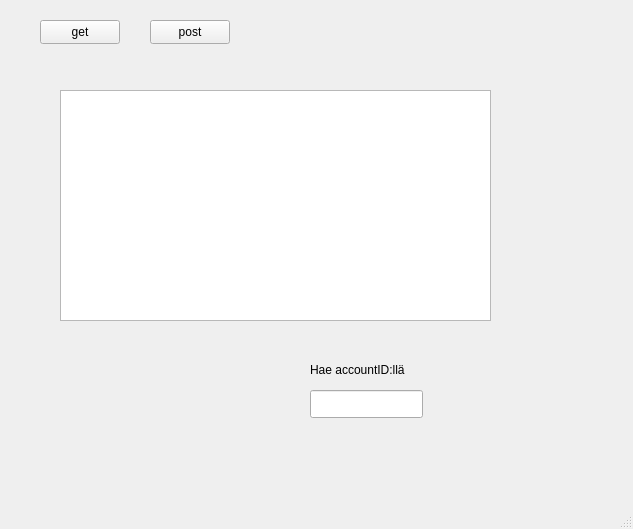
<?xml version="1.0" encoding="UTF-8"?>
<ui version="4.0">
 <class>MainWindow</class>
 <widget class="QMainWindow" name="MainWindow">
  <property name="geometry">
   <rect>
    <x>0</x>
    <y>0</y>
    <width>633</width>
    <height>529</height>
   </rect>
  </property>
  <property name="windowTitle">
   <string>MainWindow</string>
  </property>
  <widget class="QWidget" name="centralwidget">
   <widget class="QPushButton" name="btnGet">
    <property name="geometry">
     <rect>
      <x>40</x>
      <y>20</y>
      <width>80</width>
      <height>24</height>
     </rect>
    </property>
    <property name="text">
     <string>get</string>
    </property>
   </widget>
   <widget class="QPushButton" name="btnPost">
    <property name="geometry">
     <rect>
      <x>150</x>
      <y>20</y>
      <width>80</width>
      <height>24</height>
     </rect>
    </property>
    <property name="text">
     <string>post</string>
    </property>
   </widget>
   <widget class="QTextEdit" name="textEdit">
    <property name="geometry">
     <rect>
      <x>60</x>
      <y>90</y>
      <width>431</width>
      <height>231</height>
     </rect>
    </property>
   </widget>
   <widget class="QLineEdit" name="getByIdLineEdit">
    <property name="geometry">
     <rect>
      <x>310</x>
      <y>390</y>
      <width>113</width>
      <height>28</height>
     </rect>
    </property>
   </widget>
   <widget class="QLabel" name="label">
    <property name="geometry">
     <rect>
      <x>310</x>
      <y>360</y>
      <width>121</width>
      <height>20</height>
     </rect>
    </property>
    <property name="text">
     <string>Hae accountID:llä</string>
    </property>
   </widget>
  </widget>
  <widget class="QMenuBar" name="menubar">
   <property name="geometry">
    <rect>
     <x>0</x>
     <y>0</y>
     <width>633</width>
     <height>25</height>
    </rect>
   </property>
  </widget>
  <widget class="QStatusBar" name="statusbar"/>
 </widget>
 <resources/>
 <connections/>
</ui>
